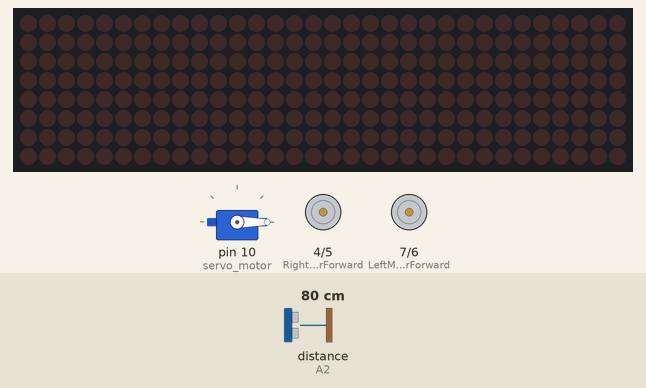
Simulated run of this sketch. Board: Arduino Uno, built with avr-gcc and run on an emulated ATmega328P. Shown: 32×8 LED matrix, servo, motor-driver pin pairs drawn as motors (green arrow = first pin HIGH = forward, orange = second pin HIGH = backward, longer = more drive). The test bench sets the inputs (shaded band); at power-on: distance to the obstacle (sensor on A2) 80 cm. The echo pulse lasts 58.3 µs per cm; what the sketch prints to the serial monitor is not drawn.

Above: at 3.9 s.
4.0 s: distance to the obstacle (sensor on A2) set to 2 cm
At 7.1 s:
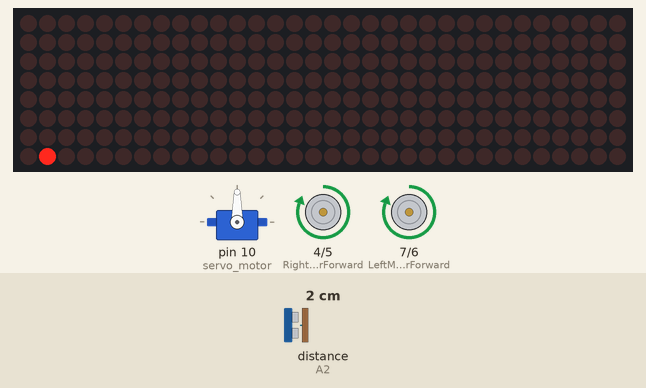
8.9 s: distance to the obstacle (sensor on A2) set to 44 cm
13.8 s: distance to the obstacle (sensor on A2) set to 52 cm
18.1 s: distance to the obstacle (sensor on A2) set to 4 cm
At 24.3 s:
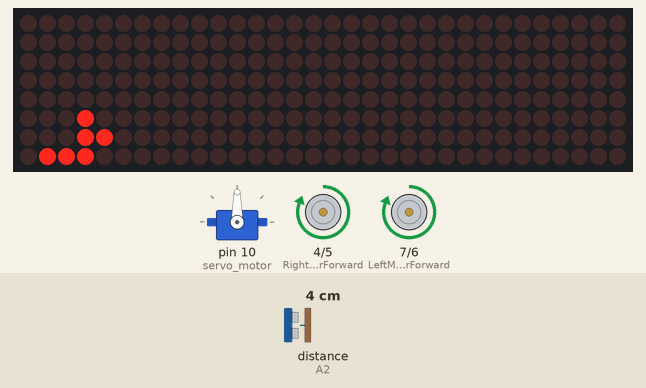
27.9 s: distance to the obstacle (sensor on A2) set to 60 cm
At 31.7 s:
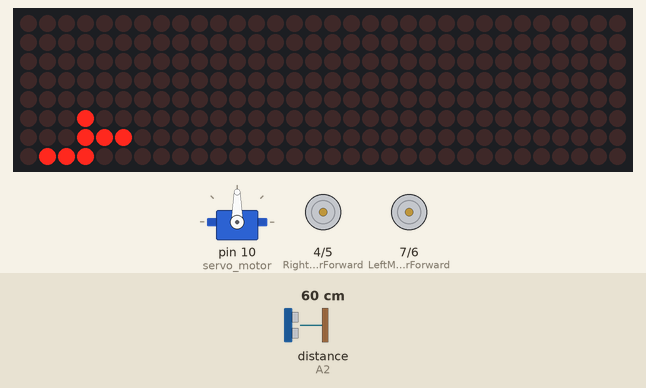
37.7 s: distance to the obstacle (sensor on A2) set to 9 cm
At 41.8 s:
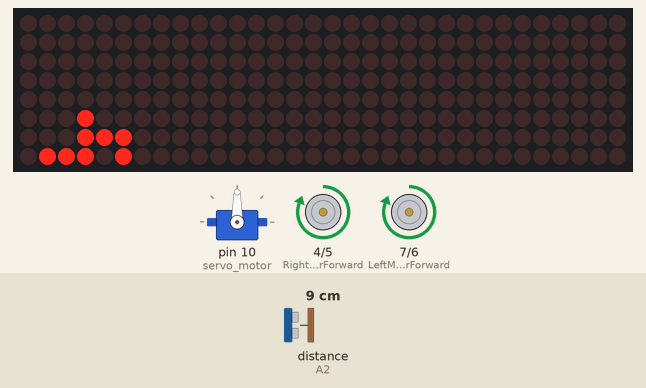
Timing chart, 0 to 43.1 s (numbered marks = the images above; inputs shaded):
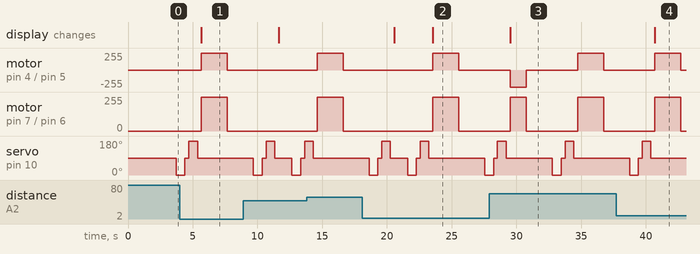

Measured:
- after the input at 4.0 s, the display: changes after 1.7 s (image 1)
- after the input at 18.1 s, the display: first changes after 2.5 s (image 2 shows a later state)
- after the input at 27.9 s, the display: changes after 1.6 s (image 3)
- after the input at 37.7 s, the display: changes after 3.0 s (image 4)

The sketch:

map-generator.ino
```cpp
// Uses most of the functions in the library
#include <MD_MAX72xx.h>

// Turn on debug statements to the serial output
#define  DEBUG  1

#if  DEBUG
#define PRINT(s, x) { Serial.print(F(s)); Serial.print(x); }
#define PRINTS(x) Serial.print(F(x))
#define PRINTD(x) Serial.println(x, DEC)

#else
#define PRINT(s, x)
#define PRINTS(x)
#define PRINTD(x)

#endif

// Define the number of devices we have in the chain and the hardware interface
// NOTE: These pin numbers will probably not work with your hardware and may
// need to be adapted
#define HARDWARE_TYPE MD_MAX72XX::FC16_HW
#define MAX_DEVICES	4

//#define CLK_PIN   13  // or SCK
//#define DATA_PIN  11  // or MOSI
//#define CS_PIN 2  // or SS
#define CLK_PIN   13  // or SCK
#define DATA_PIN  11  // or MOSI
#define CS_PIN 2  // or SS

// SPI hardware interface
MD_MAX72XX mx = MD_MAX72XX(HARDWARE_TYPE, CS_PIN, MAX_DEVICES);
// Specific SPI hardware interface
//MD_MAX72XX mx = MD_MAX72XX(HARDWARE_TYPE, SPI1, CS_PIN, MAX_DEVICES);
// Arbitrary pins
//MD_MAX72XX mx = MD_MAX72XX(HARDWARE_TYPE, DATA_PIN, CLK_PIN, CS_PIN, MAX_DEVICES);

// We always wait a bit between updates of the display
#define  DELAYTIME  100  // in milliseconds
int row=6;
int column=30;
int lim =50; //limit
int direction=1;
int matrix[8][32]={{0,0,0,0,0,0,0,0,0,0,0,0,0,0,0,0,0,0,0,0,0,0,0,0,0,0,0,0,0,0,0,0},{0,0,0,0,0,0,0,0,0,0,0,0,0,0,0,0,0,0,0,0,0,0,0,0,0,0,0,0,0,0,0,0},{0,0,0,0,0,0,0,0,0,0,0,0,0,0,0,0,0,0,0,0,0,0,0,0,0,0,0,0,0,0,0,0},{0,0,0,0,0,0,0,0,0,0,0,0,0,0,0,0,0,0,0,0,0,0,0,0,0,0,0,0,0,0,0,0}};


#include <Servo.h>          //Servo motor library. This is standard library
#include <NewPing.h>        //Ultrasonic sensor function library. You must install this library

//our L298N control pins
const int LeftMotorForward = 7;
const int LeftMotorBackward = 6;
const int RightMotorForward = 4;
const int RightMotorBackward = 5;

//sensor pins
#define trig_pin A1 //analog input 1
#define echo_pin A2 //analog input 2

#define maximum_distance 20000
boolean goesForward = false;
int distance = 100;

NewPing sonar(trig_pin, echo_pin, maximum_distance); //sensor function
Servo servo_motor; //our servo name


void setup(){
  #if  DEBUG
  Serial.begin(9600);
#endif
  PRINTS("\n[MD_MAX72XX Test & Demo]");

  if (!mx.begin())
   PRINTS("\nMD_MAX72XX initialization failed");


  pinMode(RightMotorForward, OUTPUT);
  pinMode(LeftMotorForward, OUTPUT);
  pinMode(LeftMotorBackward, OUTPUT);
  pinMode(RightMotorBackward, OUTPUT);

  servo_motor.attach(10); //our servo pin

  servo_motor.write(90);
  delay(2000);
  distance = readPing();
  delay(100);
  distance = readPing();
  delay(100);
  distance = readPing();
  delay(100);
  distance = readPing();
  delay(100);
  //mx.setPoint(row,column,1);
}

void loop(){

  int distanceRight = 0;
  int distanceLeft = 0;
  delay(50);
  distance =lookForward();
  delay(300);
  distanceRight = lookRight();
  delay(300);
  distanceLeft = lookLeft();
  delay(300);
  if (direction==1){
  if(distanceRight<=lim && matrix[row+1][column]==0){
    matrix[row+1][column]=1;
    mx.setPoint(row+1,column,1);
  }
  else if(distanceLeft<=lim && matrix[row-1][column]==0){
    matrix[row-1][column]=1;
    mx.setPoint(row-1,column,1);
  }
  if(distance<=lim && matrix[row][column-1]==0){
    matrix[row][column-1]=1;
    mx.setPoint(row,column-1,1);
    if (distanceRight>lim){
      turnRight();
      delay(1000);
      direction=3;
    }
    else if(distanceLeft>lim){
      turnLeft();
      delay(1000);
      direction=2;
    }
    else{
      //mx.setPoint(0,0,1);
    }
  }
  else{
    moveForward();
    delay(2000); //2000 for 46cm
    moveStop();
    column--;
    delay(1000);
  }
  }
  else if (direction==2){
  if(distanceRight<=lim && matrix[row][column-1]==0){
    matrix[row][column-1]=1;
    mx.setPoint(row,column-1,1);
  }
  else if(distanceLeft<=lim && matrix[row][column+1]==0){
    matrix[row][column+1]=1;
    mx.setPoint(row,column+1,1);
  }
  if(distance<=lim && matrix[row-1][column]==0){
    matrix[row-1][column]=1;
    mx.setPoint(row-1,column,1);
    if (distanceRight>lim){
      turnRight();
      delay(1000);
      direction=1;
    }
    else if(distanceLeft>lim){
      turnLeft();
      delay(1000);
      direction=4;
    }
    else{
      //mx.setPoint(0,0,1);
    }
  }
  else{
    row--;
    moveForward();
    delay(2000 ); //2000 for 46cm
    moveStop();
    delay(1000);
  }
  }
  else if (direction==3){
  if(distanceRight<=lim && matrix[row][column+1]==0){
    matrix[row][column+1]=1;
    mx.setPoint(row,column+1,1);
  }
  else if(distanceLeft<=lim && matrix[row][column-1]==0){
    matrix[row][column-1]=1;
    mx.setPoint(row,column-1,1);
  }
  if(distance<=lim && matrix[row+1][column]==0){
    matrix[row+1][column]=1;
    mx.setPoint(row+1,column,1);
    if (distanceRight>lim){
      turnRight();
      delay(1000);
      direction=4;
    }
    else if(distanceLeft>lim){
      turnLeft();
      delay(1000);
      direction=1;
    }
    else{
      //mx.setPoint(0,0,1);
    }
  }
  else{
    row++;
    moveForward();
    delay(2000 ); //2000 for 46cm
    moveStop();
    delay(1000);
  }
  }
  else if (direction==4){
  if(distanceRight<=lim && matrix[row-1][column]==0){
    matrix[row-1][column]=1;
    mx.setPoint(row-1,column,1);
  }
  else if(distanceLeft<=lim && matrix[row+1][column]==0){
    matrix[row+1][column]=1;
    mx.setPoint(row+1,column,1);
  }
  if(distance<=lim && matrix[row][column+1]==0){
    matrix[row][column+1]=1;
    mx.setPoint(row,column+1,1);
    if (distanceRight>lim){
      turnRight();
      delay(1000);
      direction=2;
    }
    else if(distanceLeft>lim){
      turnLeft();
      delay(1000);
      direction=3;
    }
    else{
      //mx.setPoint(0,0,1);
    }
  }
  else{
    column++;
    moveForward();
    delay(2000 ); //2000 for 46cm
    moveStop();
    delay(1000);
  }
  }


  /*if (distance <= 20){
    mx.setPoint(row,column,1);
    moveStop();
    delay(300);
    moveBackward();
    delay(400);
    moveStop();
    delay(300);
    distanceRight = lookRight();
    delay(300);
    distanceLeft = lookLeft();
    delay(300);

    if (distance >= distanceLeft){
      turnRight();
      moveStop();
    }
    else{
      turnLeft();
      moveStop();
    }
  }
  else{
    moveForward();
    if(old_distance==-1){
      old_distance = distance;
    }
    else{
      if(old_distance-distance>10){
        column++;
        old_distance = distance;
      }
    }
  }*/
  //if (direction==1) mx.setPoint(1,0,1);
  //if (direction==2) mx.setPoint(2,0,1);
  //if (direction==3) mx.setPoint(3,0,1);
  //if (direction==4) mx.setPoint(4,0,1);
}
int lookForward(){
  servo_motor.write(90);
  delay(500);
  int distancee = readPing();
  delay(100);
  servo_motor.write(90);
  return distancee;
}


int lookRight(){
  servo_motor.write(0);
  delay(500);
  int distancee = readPing();
  delay(100);
  servo_motor.write(90);
  return distancee;
}

int lookLeft(){
  servo_motor.write(180);
  delay(500);
  int distancee = readPing();
  delay(100);
  servo_motor.write(90);
  return distancee;
}

int readPing(){
  delay(70);
  int cm = sonar.ping_cm();
  if (cm==0){
    cm=250;
  }
  return cm;
}

void moveStop(){

  digitalWrite(RightMotorForward, LOW);
  digitalWrite(LeftMotorForward, LOW);
  digitalWrite(RightMotorBackward, LOW);
  digitalWrite(LeftMotorBackward, LOW);
}

void moveForward(){

  if(!goesForward){

    //goesForward=true;

    digitalWrite(LeftMotorForward, HIGH);
    digitalWrite(RightMotorForward, HIGH);

    digitalWrite(LeftMotorBackward, LOW);
    digitalWrite(RightMotorBackward, LOW);
  }
}

void moveBackward(){

  //goesForward=false;

  digitalWrite(LeftMotorBackward, HIGH);
  digitalWrite(RightMotorBackward, HIGH);

  digitalWrite(LeftMotorForward, LOW);
  digitalWrite(RightMotorForward, LOW);

}

void turnRight(){


  digitalWrite(LeftMotorForward, HIGH);
  digitalWrite(RightMotorBackward, HIGH);

  digitalWrite(LeftMotorBackward, LOW);
  digitalWrite(RightMotorForward, LOW);

  delay(1250);
  //delay(1800);

  digitalWrite(LeftMotorForward, LOW);
  digitalWrite(RightMotorForward, LOW);

  digitalWrite(LeftMotorBackward, LOW);
  digitalWrite(RightMotorBackward, LOW);


}

void turnLeft(){

  digitalWrite(LeftMotorBackward, HIGH);
  digitalWrite(RightMotorForward, HIGH);

  digitalWrite(LeftMotorForward, LOW);
  digitalWrite(RightMotorBackward, LOW);

  delay(1250);
  //delay(1800);

  digitalWrite(LeftMotorForward, LOW);
  digitalWrite(RightMotorForward, LOW);

  digitalWrite(LeftMotorBackward, LOW);
  digitalWrite(RightMotorBackward, LOW);

}
```
